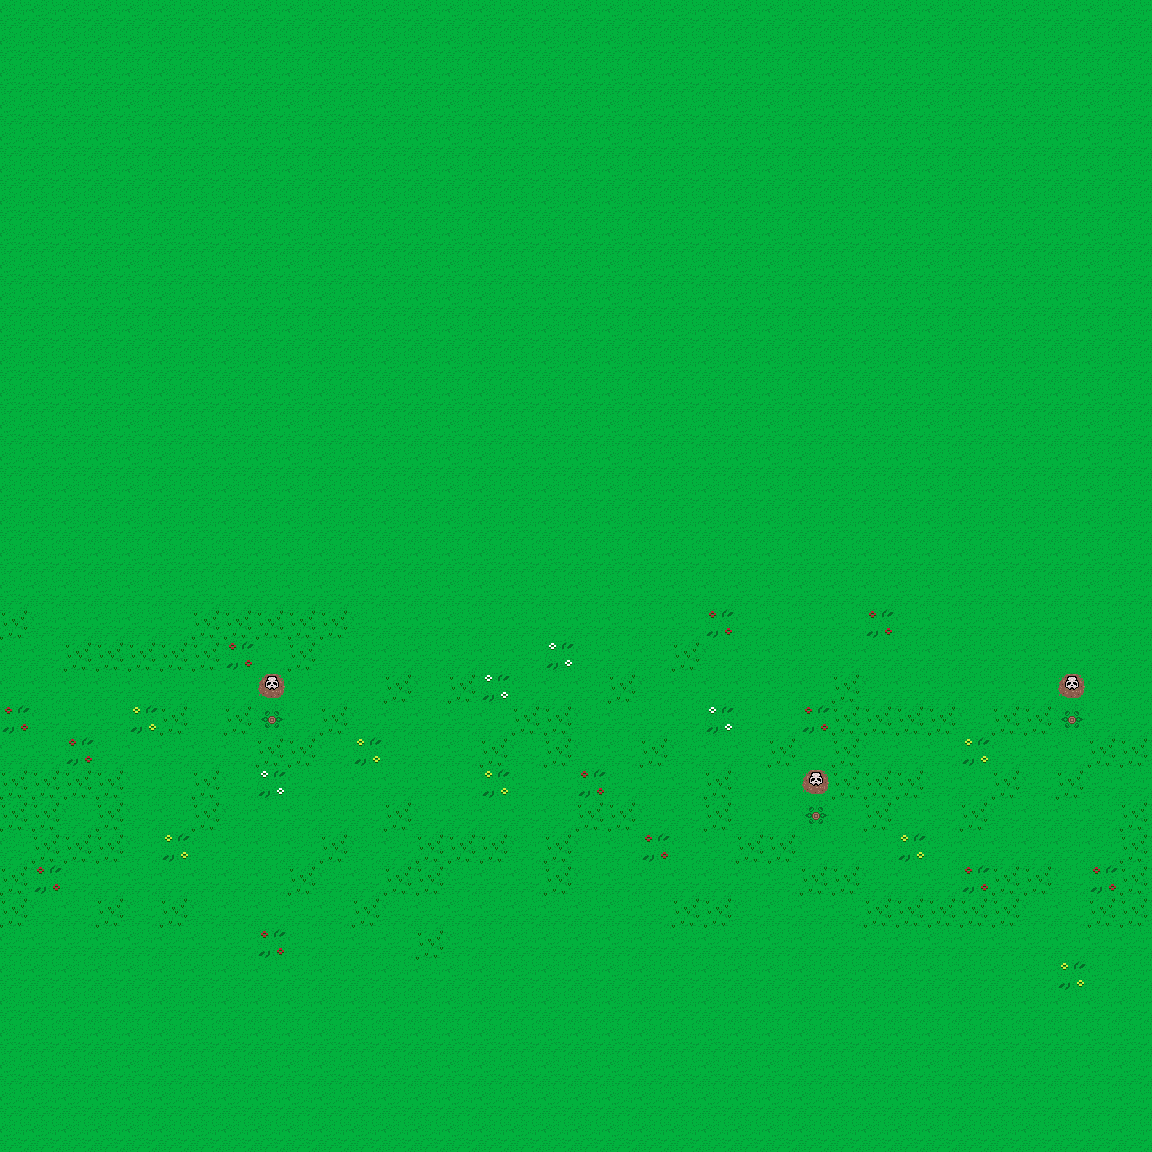

A level layout from a 2D game, rendered from its tile map. Below: a short description, then the map file with its tile-grid data intact:
An orthogonal 36x36 tile map with 32x32 px tiles, 1 tile layer (layer-1).

<map version="1.10" tiledversion="1.11.2" orientation="orthogonal" renderorder="right-down" width="36" height="36" tilewidth="32" tileheight="32" infinite="0" nextlayerid="2" nextobjectid="1">
 <tileset firstgid="1" source="tileset.tsx" />
 <layer id="1" name="layer-1" width="36" height="36">
  <data encoding="csv">
20,20,20,20,20,20,20,20,20,20,20,20,20,20,20,20,20,20,20,20,20,20,20,20,20,20,20,20,20,20,20,20,20,20,20,20,
20,20,20,20,20,20,20,20,20,20,20,20,20,20,20,20,20,20,20,20,20,20,20,20,20,20,20,20,20,20,20,20,20,20,20,20,
20,20,20,20,20,20,20,20,20,20,20,20,20,20,20,20,20,20,20,20,20,20,20,20,20,20,20,20,20,20,20,20,20,20,20,20,
20,20,20,20,20,20,20,20,20,20,20,20,20,20,20,20,20,20,20,20,20,20,20,20,20,20,20,20,20,20,20,20,20,20,20,20,
20,20,20,20,20,20,20,20,20,20,20,20,20,20,20,20,20,20,20,20,20,20,20,20,20,20,20,20,20,20,20,20,20,20,20,20,
20,20,20,20,20,20,20,20,20,20,20,20,20,20,20,20,20,20,20,20,20,20,20,20,20,20,20,20,20,20,20,20,20,20,20,20,
20,20,20,20,20,20,20,20,20,20,20,20,20,20,20,20,20,20,20,20,20,20,20,20,20,20,20,20,20,20,20,20,20,20,20,20,
20,20,20,20,20,20,20,20,20,20,20,20,20,20,20,20,20,20,20,20,20,20,20,20,20,20,20,20,20,20,20,20,20,20,20,20,
20,20,20,20,20,20,20,20,20,20,20,20,20,20,20,20,20,20,20,20,20,20,20,20,20,20,20,20,20,20,20,20,20,20,20,20,
20,20,20,20,20,20,20,20,20,20,20,20,20,20,20,20,20,20,20,20,20,20,20,20,20,20,20,20,20,20,20,20,20,20,20,20,
20,20,20,20,20,20,20,20,20,20,20,20,20,20,20,20,20,20,20,20,20,20,20,20,20,20,20,20,20,20,20,20,20,20,20,20,
20,20,20,20,20,20,20,20,20,20,20,20,20,20,20,20,20,20,20,20,20,20,20,20,20,20,20,20,20,20,20,20,20,20,20,20,
20,20,20,20,20,20,20,20,20,20,20,20,20,20,20,20,20,20,20,20,20,20,20,20,20,20,20,20,20,20,20,20,20,20,20,20,
20,20,20,20,20,20,20,20,20,20,20,20,20,20,20,20,20,20,20,20,20,20,20,20,20,20,20,20,20,20,20,20,20,20,20,20,
20,20,20,20,20,20,20,20,20,20,20,20,20,20,20,20,20,20,20,20,20,20,20,20,20,20,20,20,20,20,20,20,20,20,20,20,
20,20,20,20,20,20,20,20,20,20,20,20,20,20,20,20,20,20,20,20,20,20,20,20,20,20,20,20,20,20,20,20,20,20,20,20,
20,20,20,20,20,20,20,20,20,20,20,20,20,20,20,20,20,20,20,20,20,20,20,20,20,20,20,20,20,20,20,20,20,20,20,20,
20,20,20,20,20,20,20,20,20,20,20,20,20,20,20,20,20,20,20,20,20,20,20,20,20,20,20,20,20,20,20,20,20,20,20,20,
20,20,20,20,20,20,20,20,20,20,20,20,20,20,20,20,20,20,20,20,20,20,20,20,20,20,20,20,20,20,20,20,20,20,20,20,
18,20,20,20,20,20,18,18,18,18,18,20,20,20,20,20,20,20,20,20,20,20,50,20,20,20,20,50,20,20,20,20,20,20,20,20,
20,20,18,18,18,18,18,50,20,18,20,20,20,20,20,20,20,49,20,20,20,18,20,20,20,20,20,20,20,20,20,20,20,20,20,20,
20,20,20,20,20,20,20,20,14,20,20,20,18,20,18,49,20,20,20,18,20,20,20,20,20,20,18,20,20,20,20,20,20,14,20,20,
50,20,20,20,51,18,20,18,5,20,18,20,20,20,20,20,18,18,20,20,20,20,49,20,20,50,18,18,18,18,20,18,18,5,20,20,
20,20,50,20,20,20,20,20,18,18,20,51,20,20,20,18,20,18,20,20,18,20,20,20,18,20,18,20,20,20,51,20,20,20,18,18,
18,18,18,18,20,20,18,20,49,20,20,20,20,20,20,51,20,20,50,20,20,20,18,20,20,14,18,18,18,20,20,18,20,18,20,20,
18,18,20,18,20,20,18,20,20,20,20,20,18,20,20,20,20,20,18,18,20,20,18,20,20,5,20,18,20,20,18,20,20,20,20,18,
20,18,18,18,20,51,20,20,20,20,18,20,20,18,18,18,20,18,20,20,50,20,20,18,18,20,20,20,51,20,20,20,20,20,20,18,
18,50,20,20,20,20,20,20,20,18,20,20,18,18,20,20,20,18,20,20,20,20,20,20,20,18,18,20,20,20,50,18,18,20,50,18,
18,20,20,18,20,18,20,20,20,20,20,18,20,20,20,20,20,20,20,20,20,18,18,20,20,20,20,18,18,18,18,18,20,20,18,18,
20,20,20,20,20,20,20,20,50,20,20,20,20,18,20,20,20,20,20,20,20,20,20,20,20,20,20,20,20,20,20,20,20,20,20,20,
20,20,20,20,20,20,20,20,20,20,20,20,20,20,20,20,20,20,20,20,20,20,20,20,20,20,20,20,20,20,20,20,20,51,20,20,
20,20,20,20,20,20,20,20,20,20,20,20,20,20,20,20,20,20,20,20,20,20,20,20,20,20,20,20,20,20,20,20,20,20,20,20,
20,20,20,20,20,20,20,20,20,20,20,20,20,20,20,20,20,20,20,20,20,20,20,20,20,20,20,20,20,20,20,20,20,20,20,20,
20,20,20,20,20,20,20,20,20,20,20,20,20,20,20,20,20,20,20,20,20,20,20,20,20,20,20,20,20,20,20,20,20,20,20,20,
20,20,20,20,20,20,20,20,20,20,20,20,20,20,20,20,20,20,20,20,20,20,20,20,20,20,20,20,20,20,20,20,20,20,20,20,
20,20,20,20,20,20,20,20,20,20,20,20,20,20,20,20,20,20,20,20,20,20,20,20,20,20,20,20,20,20,20,20,20,20,20,20
</data>
 </layer>
</map>
